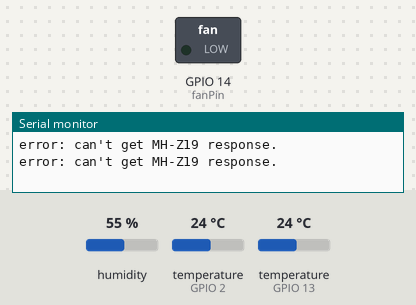
A sketch run on a simulated ESP8266 (NodeMCU). Parts: switched loads named in the sketch (green lamp = pin HIGH), the last lines printed to the serial monitor. Inputs (shaded band) come from the test bench; at power-on: humidity 55 %, temperature (sensors on GPIO 2, GPIO 13) 24 °C. WiFi joins after 1.5 s; servers stay silent unless stated.

Above: at 7.6 s.
At 122.1 s:
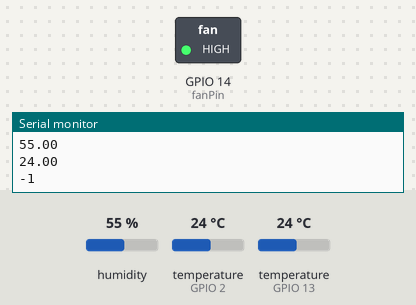
Timing chart, 0 to 123.6 s (numbered marks = the images above):
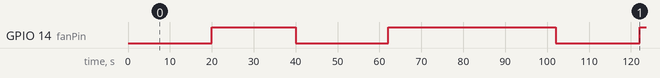

The sketch:

atmosphereSensor.ino
```cpp
#include <ESP8266WiFi.h>
#include <OneWire.h>
#include <ESP8266WebServer.h>
#include <DHT.h>
#include "MHZ19_uart.h"

const char* ssid = "*******";
const char* password = "*****";
OneWire temperatureSensorDS(2);
DHT dht(13, DHT11);
MHZ19_uart mhz19;
ESP8266WebServer server(80);
int fanPin = 14;
float temperatureFromDS = 0.0;
float temperatureFromDHT = 0.0;
float humidityFromDHT = 0.0;
int co2ppm;
unsigned long lastCicleStamp;
int cicleDelay = 60000;
unsigned long lastFanCicleStamp;
int fanCicleDelay = cicleDelay / 3;
int fanStage = 1;

void setup() {
  //Serial.begin(9600);
  mhz19.begin(4, 5);
  mhz19.setAutoCalibration(false);
  int status;
  status = mhz19.getStatus();
  delay(2000);
  status = mhz19.getStatus();
  delay(2000);
  WiFi.begin(ssid, password);
  while (WiFi.status() != WL_CONNECTED) {
    delay(500);
  }
  WiFi.setAutoReconnect(true);
  WiFi.persistent(true);
  server.begin();
  server.on("/", sendSensorsData);
  pinMode(fanPin, OUTPUT);
  digitalWrite(fanPin, LOW);
}

void loop() {
  if (millis() - lastCicleStamp >= cicleDelay) {
    lastCicleStamp = millis();
    updateTemperature();
    updateDataFromDHT();
    co2ppm = mhz19.getPPM();
    Serial.println();
    Serial.println(temperatureFromDS);
    Serial.println(humidityFromDHT);
    Serial.println(temperatureFromDHT);
    Serial.println(co2ppm);
    fanStage = 0;
  }
  if (millis() - lastFanCicleStamp >= fanCicleDelay) {
    lastFanCicleStamp = millis();
    if(fanStage < 2) {
      digitalWrite(fanPin, HIGH);
      //Serial.println("enable fan");
      fanStage++;
    } else {
      digitalWrite(fanPin, LOW);
      //Serial.println("disable fan");
    }
  }
  server.handleClient();
}

void sendSensorsData() {
  server.send(200, "application/json", "{\"temperatureFromDS\":\"" + String(temperatureFromDS) + "\", \"temperatureFrimDHT\":\"" + String(temperatureFromDHT) + "\", \"humidityFromDHT\":\"" + String(humidityFromDHT) + "\", \"co2ppm\":\"" + String(co2ppm) +  "\"}");
}

void updateDataFromDHT() {
   humidityFromDHT= dht.readHumidity();
   temperatureFromDHT = dht.readTemperature();
}

float updateTemperature() {
  byte sensorData[2];
  temperatureSensorDS.reset();
  temperatureSensorDS.write(0xCC);
  temperatureSensorDS.write(0x44);
  delay(1000);
  temperatureSensorDS.reset();
  temperatureSensorDS.write(0xCC);
  temperatureSensorDS.write(0xBE);
  sensorData[0] = temperatureSensorDS.read();
  sensorData[1] = temperatureSensorDS.read();
  temperatureFromDS =  ((sensorData[1] << 8) | sensorData[0]) * 0.0625;
}
```

MHZ19_uart.cpp
```cpp
// (licence header left out)
#include "MHZ19_uart.h"
#include "Arduino.h"


#define WAIT_READ_TIMES  100
#define WAIT_READ_DELAY 10

// public

MHZ19_uart::MHZ19_uart(){
}
MHZ19_uart::MHZ19_uart(int rx, int tx){
  begin(rx,tx);
}

MHZ19_uart::~MHZ19_uart(){
}

#ifdef ARDUINO_ARCH_ESP32
void MHZ19_uart::begin(int rx, int tx, int s){
  _rx_pin = rx;
  _tx_pin = tx;
  _serialno = s;
}
#else
void MHZ19_uart::begin(int rx, int tx){
  _rx_pin = rx;
  _tx_pin = tx;
}
#endif

void MHZ19_uart::setAutoCalibration(boolean autocalib){
  writeCommand( autocalib ? autocalib_on : autocalib_off );
}

void MHZ19_uart::calibrateZero() {
  writeCommand( zerocalib );
}

void MHZ19_uart::calibrateSpan(int ppm) {
  if( ppm < 1000 )  return;

  uint8_t com[MHZ19_uart::REQUEST_CNT];
  for(int i=0; i<MHZ19_uart::REQUEST_CNT; i++) {
    com[i] = spancalib[i];
  }
  com[3] = (uint8_t)(ppm/256);
  com[4] = (uint8_t)(ppm%256);
  writeCommand( com );
}

int MHZ19_uart::getPPM() {
  return getSerialData(PPM);
}

int MHZ19_uart::getTemperature() {
  return getSerialData(TEMPERATURE);
}

int MHZ19_uart::getStatus() {
  return getSerialData(STAT);
}

boolean MHZ19_uart::isWarming(){
  return (getStatus() <=1);
}

//protected
void MHZ19_uart::writeCommand(uint8_t cmd[]) {
  writeCommand(cmd,NULL);
}

void MHZ19_uart::writeCommand(uint8_t cmd[], uint8_t* response) {
#ifdef ARDUINO_ARCH_ESP32
  HardwareSerial hserial(_serialno);
  hserial.begin(9600, SERIAL_8N1, _rx_pin, _tx_pin);
#else
  SoftwareSerial hserial(_rx_pin, _tx_pin);
  hserial.begin(9600);
#endif
    hserial.write(cmd, REQUEST_CNT);
  hserial.write(mhz19_checksum(cmd));
  hserial.flush();

  if (response != NULL) {
    int i = 0;
    while(hserial.available() <= 0) {
      if( ++i > WAIT_READ_TIMES ) {
        Serial.println("error: can't get MH-Z19 response.");
        return;
      }
      yield();
      delay(WAIT_READ_DELAY);
    }
    //Serial.println(String("debug:")+String(i));
    hserial.readBytes(response, MHZ19_uart::RESPONSE_CNT);
  }

}

//private

int MHZ19_uart::getSerialData(MHZ19_DATA flg) {
  uint8_t buf[MHZ19_uart::RESPONSE_CNT];
  for( int i=0; i<MHZ19_uart::RESPONSE_CNT; i++){
    buf[i]=0x0;
  }

  writeCommand(getppm, buf);
  int co2 = 0, co2temp = 0, co2status =  0;

  // parse
  if (buf[0] == 0xff && buf[1] == 0x86 && mhz19_checksum(buf) == buf[MHZ19_uart::RESPONSE_CNT-1]) {
    co2 = buf[2] * 256 + buf[3];
    co2temp = buf[4] - 40;
    co2status =  buf[5];
  } else {
    co2 = co2temp = co2status = -1;
  }

  switch(flg) {
    case MHZ19_DATA::TEMPERATURE:
      return co2temp;
      break;
    case MHZ19_DATA::STAT:
      return co2status;
      break;
    case MHZ19_DATA::PPM:
    default:
      return co2;
      break;
  }
}

uint8_t MHZ19_uart::mhz19_checksum( uint8_t com[] ) {
  uint8_t sum = 0x00;
  for ( int i = 1; i < MHZ19_uart::REQUEST_CNT; i++) {
    sum += com[i];
  }
  sum = 0xff - sum + 0x01;
  return sum;
}
```

MHZ19_uart.h
```cpp
// (licence header left out)
#ifndef MHZ19_uart_h_
#define MHZ19_uart_h_

#include "Arduino.h"
#ifdef ARDUINO_ARCH_ESP32
  #include "HardwareSerial.h"
#else
  #include "SoftwareSerial.h"
#endif

enum MHZ19_DATA {
  PPM, TEMPERATURE, STAT
};

class MHZ19_uart
{
public:
  MHZ19_uart();
  MHZ19_uart(int rx, int tx);
  virtual ~MHZ19_uart();

#ifdef ARDUINO_ARCH_ESP32
  void begin(int rx=-1, int tx=-1, int s=1);
#else
  void begin(int rx=-1, int tx=-1);
#endif
  void setAutoCalibration(boolean autocalib);
  void calibrateZero();
  void calibrateSpan(int ppm);

  int getPPM();
  int getTemperature();
  int getStatus();

  boolean isWarming();

protected:
  void writeCommand(uint8_t com[]);
  void writeCommand(uint8_t com[], uint8_t response[]);

private:
  uint8_t mhz19_checksum( uint8_t com[] );
  int getSerialData(MHZ19_DATA flg);

  static const int REQUEST_CNT = 8;
  static const int RESPONSE_CNT = 9;

  // serial command
  uint8_t getppm[REQUEST_CNT]     = {0xff, 0x01, 0x86, 0x00, 0x00, 0x00, 0x00, 0x00};
  uint8_t zerocalib[REQUEST_CNT]    = {0xff, 0x01, 0x87, 0x00, 0x00, 0x00, 0x00, 0x00};
  uint8_t spancalib[REQUEST_CNT]    = {0xff, 0x01, 0x88, 0x00, 0x00, 0x00, 0x00, 0x00};
  uint8_t autocalib_on[REQUEST_CNT]   = {0xff, 0x01, 0x79, 0xA0, 0x00, 0x00, 0x00, 0x00};
  uint8_t autocalib_off[REQUEST_CNT]  = {0xff, 0x01, 0x79, 0x00, 0x00, 0x00, 0x00, 0x00};
#ifdef ARDUINO_ARCH_ESP32
  int _serialno = 1;
#endif
  int _rx_pin = -1;
  int _tx_pin = -1;
};

#endif
```

Measured:
- by itself, GPIO 14 (fanPin): goes HIGH 20.0 s, LOW 22.0 s, HIGH 40.0 s, LOW 20.0 s, then HIGH
